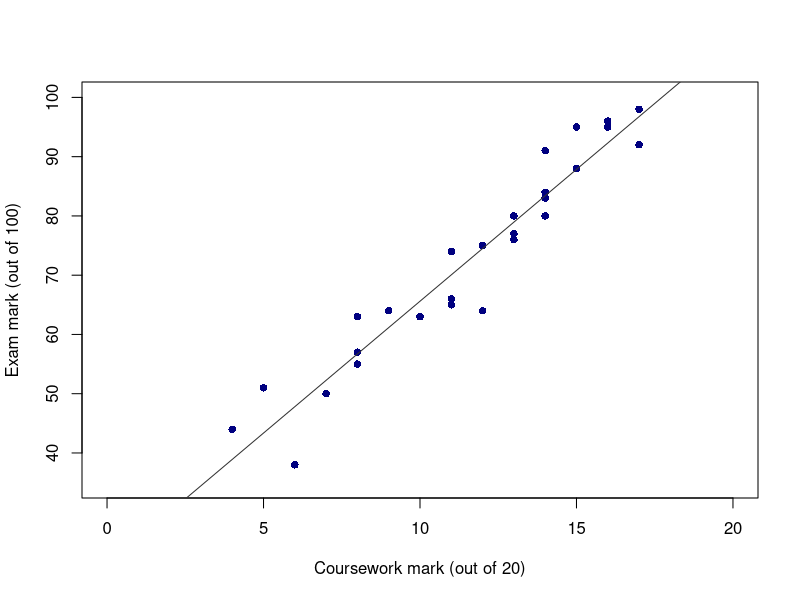

This chart was generated by the following R code: (Note: this script raises an error after producing the figure.)
## ---- chunk 1
require(knitr)
pdf_doc <- knitr::is_latex_output()
if (pdf_doc) {opts_chunk$set(echo=FALSE, fig.align="center", out.width="60%")} 
## ---- chunk 2
# Data
Exam <- read.csv("Exam.csv")
## ---- chunk 3

# Add code here to produce a scatterplot of the data
plot(ex ~ cw, xlab="Coursework mark (out of 20)", 
      ylab="Exam mark (out of 100)",
      xlim=c(0,20), ylim=c(35,100), col="navy", pch=16, data=Exam)

# Fit a linear model of ex on cw
model1 <- lm(ex ~ cw, data=Exam)
    
# Add the fitted regression line to the plot
abline(model1, col="gray20")
## ---- chunk 4
require(kableExtra)
model.coef <- data.frame(coef(model1), coef(model2))
colnames(model.coef) <- c("Model 1", "Model 2")
rownames(model.coef) <- c("intercept coefficient", "coefficient for coursework mark (cw)")
kable(round(model.coef,2), caption="Estimated coefficients for the two alternative parameterisations. 
      Model 1 uses coursework marks out of 20 while Model 2 uses coursework marks in percentages.")
